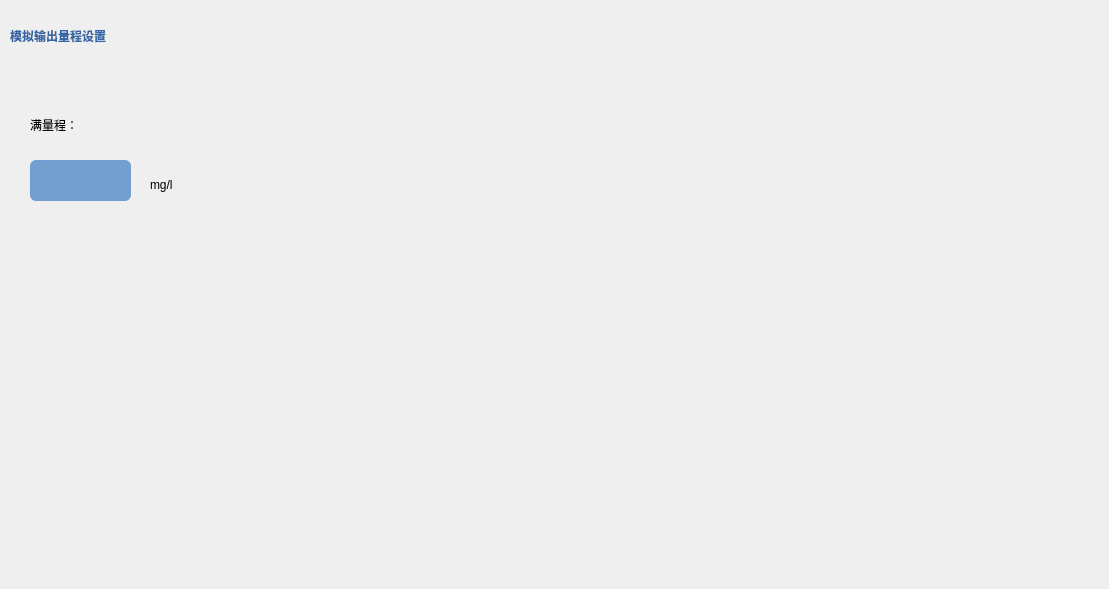
   <widget class="QWidget" name="page_6">
    <widget class="QLabel" name="label_70">
     <property name="geometry">
      <rect>
       <x>10</x>
       <y>10</y>
       <width>291</width>
       <height>51</height>
      </rect>
     </property>
     <property name="styleSheet">
      <string notr="true">font: 75 italic 13pt &quot;TakaoPGothic&quot;;
background: transparent;
color: rgb(52, 101, 164);
font-weight: bold; </string>
     </property>
     <property name="text">
      <string>模拟输出量程设置</string>
     </property>
    </widget>
    <widget class="QLineEdit" name="lineEdit_15">
     <property name="geometry">
      <rect>
       <x>30</x>
       <y>160</y>
       <width>101</width>
       <height>41</height>
      </rect>
     </property>
     <property name="styleSheet">
      <string notr="true">background: rgb(114, 159, 207);
color: rgb(239, 41, 41);
border-radius: 6px;</string>
     </property>
    </widget>
    <widget class="QLabel" name="label_24">
     <property name="geometry">
      <rect>
       <x>30</x>
       <y>100</y>
       <width>131</width>
       <height>49</height>
      </rect>
     </property>
     <property name="styleSheet">
      <string notr="true">background: transparent;</string>
     </property>
     <property name="text">
      <string>满量程：</string>
     </property>
    </widget>
    <widget class="QLabel" name="label_25">
     <property name="geometry">
      <rect>
       <x>150</x>
       <y>160</y>
       <width>131</width>
       <height>49</height>
      </rect>
     </property>
     <property name="styleSheet">
      <string notr="true">background: transparent;</string>
     </property>
     <property name="text">
      <string>mg/l</string>
     </property>
    </widget>
    <widget class="QWidget" name="widget_6" native="true">
     <property name="geometry">
      <rect>
       <x>800</x>
       <y>260</y>
       <width>300</width>
       <height>320</height>
      </rect>
     </property>
     <property name="styleSheet">
      <string notr="true">background: transparent;</string>
     </property>
    </widget>
   </widget>
